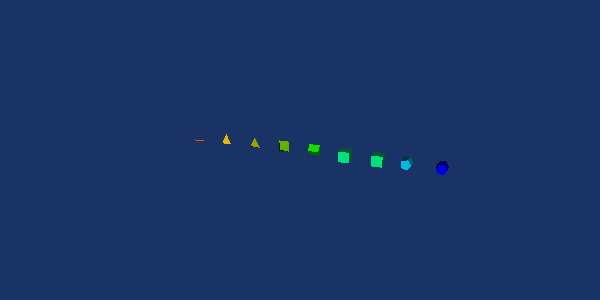

The Python source for this figure:
#!/usr/bin/env python

# Demonstrate vtkCountVertices by building an unstructured grid with various
# cell types and visualizing the cells colored by vertex count.

import math

# Factory overrides
import vtkmodules.vtkInteractionStyle  # noqa: F401
import vtkmodules.vtkRenderingOpenGL2  # noqa: F401

from vtkmodules.vtkCommonCore import vtkPoints
from vtkmodules.vtkCommonDataModel import (
    VTK_HEXAGONAL_PRISM,
    VTK_HEXAHEDRON,
    VTK_LINE,
    VTK_PENTAGONAL_PRISM,
    VTK_PYRAMID,
    VTK_TETRA,
    VTK_TRIANGLE,
    VTK_VERTEX,
    VTK_VOXEL,
    VTK_WEDGE,
    vtkUnstructuredGrid,
)
from vtkmodules.vtkFiltersGeneral import vtkCountVertices
from vtkmodules.vtkFiltersGeometry import vtkDataSetSurfaceFilter
from vtkmodules.vtkRenderingCore import (
    vtkActor,
    vtkPolyDataMapper,
    vtkRenderWindow,
    vtkRenderWindowInteractor,
    vtkRenderer,
)

# Build points for all cell types, spread along x axis
points = vtkPoints()

# Vertex (1 point)
points.InsertNextPoint(0, 0, 0)  # 0

# Line (2 points)
points.InsertNextPoint(2, 0, 0)  # 1
points.InsertNextPoint(3, 0, 0)  # 2

# Triangle (3 points)
points.InsertNextPoint(5, 0, 0)  # 3
points.InsertNextPoint(6, 0, 0)  # 4
points.InsertNextPoint(5.5, 1, 0)  # 5

# Tetrahedron (4 points)
points.InsertNextPoint(8, 0, 0)  # 6
points.InsertNextPoint(9, 0, 0)  # 7
points.InsertNextPoint(8.5, 1, 0)  # 8
points.InsertNextPoint(8.5, 0.5, 1)  # 9

# Pyramid (5 points)
points.InsertNextPoint(11, 0, 0)  # 10
points.InsertNextPoint(12, 0, 0)  # 11
points.InsertNextPoint(12, 1, 0)  # 12
points.InsertNextPoint(11, 1, 0)  # 13
points.InsertNextPoint(11.5, 0.5, 1)  # 14

# Wedge (6 points)
points.InsertNextPoint(14, 1, 0)  # 15
points.InsertNextPoint(14, 0, 0)  # 16
points.InsertNextPoint(14, 0.5, 0.5)  # 17
points.InsertNextPoint(15, 1, 0)  # 18
points.InsertNextPoint(15, 0, 0)  # 19
points.InsertNextPoint(15, 0.5, 0.5)  # 20

# Voxel (8 points)
points.InsertNextPoint(17, 0, 0)  # 21
points.InsertNextPoint(18, 0, 0)  # 22
points.InsertNextPoint(17, 1, 0)  # 23
points.InsertNextPoint(18, 1, 0)  # 24
points.InsertNextPoint(17, 0, 1)  # 25
points.InsertNextPoint(18, 0, 1)  # 26
points.InsertNextPoint(17, 1, 1)  # 27
points.InsertNextPoint(18, 1, 1)  # 28

# Hexahedron (8 points)
points.InsertNextPoint(20, 0, 0)  # 29
points.InsertNextPoint(21, 0, 0)  # 30
points.InsertNextPoint(21, 1, 0)  # 31
points.InsertNextPoint(20, 1, 0)  # 32
points.InsertNextPoint(20, 0, 1)  # 33
points.InsertNextPoint(21, 0, 1)  # 34
points.InsertNextPoint(21, 1, 1)  # 35
points.InsertNextPoint(20, 1, 1)  # 36

# Pentagonal prism (10 points)
for i in range(5):
    angle = 2.0 * math.pi * i / 5.0
    points.InsertNextPoint(23 + 0.5 * math.cos(angle), 0.5 + 0.5 * math.sin(angle), 0)  # 37-41
for i in range(5):
    angle = 2.0 * math.pi * i / 5.0
    points.InsertNextPoint(23 + 0.5 * math.cos(angle), 0.5 + 0.5 * math.sin(angle), 1)  # 42-46

# Hexagonal prism (12 points)
for i in range(6):
    angle = 2.0 * math.pi * i / 6.0
    points.InsertNextPoint(26 + 0.5 * math.cos(angle), 0.5 + 0.5 * math.sin(angle), 0)  # 47-52
for i in range(6):
    angle = 2.0 * math.pi * i / 6.0
    points.InsertNextPoint(26 + 0.5 * math.cos(angle), 0.5 + 0.5 * math.sin(angle), 1)  # 53-58

# Build unstructured grid
ugrid = vtkUnstructuredGrid()
ugrid.SetPoints(points)

ugrid.InsertNextCell(VTK_VERTEX, 1, [0])
ugrid.InsertNextCell(VTK_LINE, 2, [1, 2])
ugrid.InsertNextCell(VTK_TRIANGLE, 3, [3, 4, 5])
ugrid.InsertNextCell(VTK_TETRA, 4, [6, 7, 8, 9])
ugrid.InsertNextCell(VTK_PYRAMID, 5, [10, 11, 12, 13, 14])
ugrid.InsertNextCell(VTK_WEDGE, 6, [15, 16, 17, 18, 19, 20])
ugrid.InsertNextCell(VTK_VOXEL, 8, [21, 22, 23, 24, 25, 26, 27, 28])
ugrid.InsertNextCell(VTK_HEXAHEDRON, 8, [29, 30, 31, 32, 33, 34, 35, 36])
ugrid.InsertNextCell(VTK_PENTAGONAL_PRISM, 10, list(range(37, 47)))
ugrid.InsertNextCell(VTK_HEXAGONAL_PRISM, 12, list(range(47, 59)))

# Count vertices
count_vertices = vtkCountVertices()
count_vertices.SetOutputArrayName("Vertices")
count_vertices.SetInputData(ugrid)
count_vertices.Update()

# Extract surface and color by vertex count
surface = vtkDataSetSurfaceFilter()
surface.SetInputConnection(count_vertices.GetOutputPort())

mapper = vtkPolyDataMapper()
mapper.SetInputConnection(surface.GetOutputPort())
mapper.SetScalarModeToUseCellFieldData()
mapper.SelectColorArray("Vertices")
mapper.SetScalarRange(1, 12)

actor = vtkActor()
actor.SetMapper(mapper)

# Renderer
renderer = vtkRenderer()
renderer.AddActor(actor)
renderer.SetBackground(0.1, 0.2, 0.4)

# Window
render_window = vtkRenderWindow()
render_window.AddRenderer(renderer)
render_window.SetSize(600, 300)
render_window.SetWindowName("count vertices")

# Interactor
interactor = vtkRenderWindowInteractor()
interactor.SetRenderWindow(render_window)

# Scene
renderer.ResetCamera()
renderer.GetActiveCamera().Elevation(20)
renderer.GetActiveCamera().Azimuth(20)
renderer.ResetCameraClippingRange()

interactor.Initialize()
interactor.Start()
